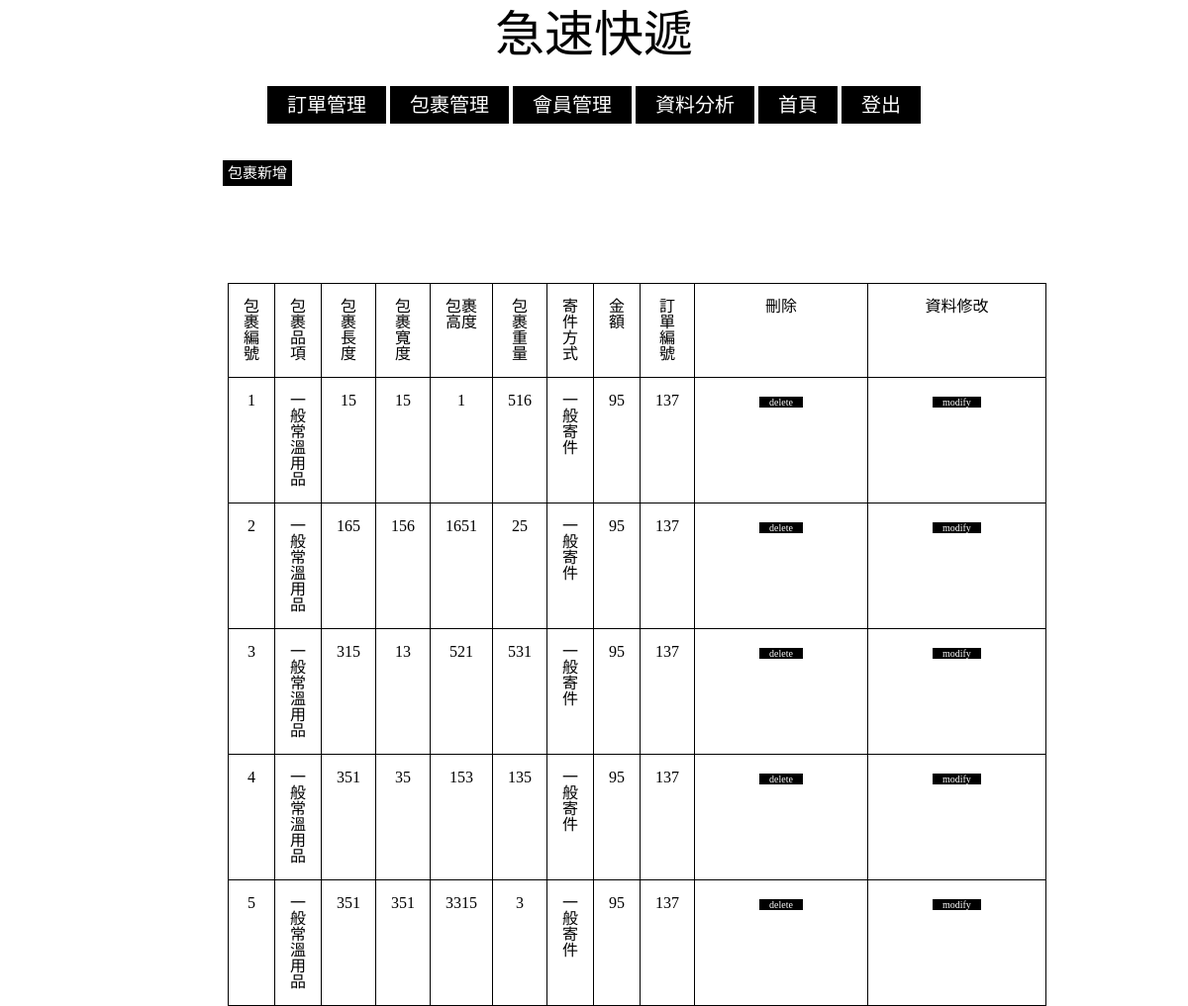
/search_by_invoice.php?inv_id=137 (signed in), run on the app's committed database.
### tables this page shows
CREATE TABLE `package` (
  `pac_id` int(11) NOT NULL,
  `pac_type` varchar(15) NOT NULL,
  `pac_length` int(11) NOT NULL,
  `pac_width` int(11) NOT NULL,
  `pac_height` int(11) NOT NULL,
  `pac_weight` int(11) NOT NULL,
  `pac_delivery_method` varchar(15) NOT NULL,
  `pac_price` float NOT NULL,
  `inv_id` int(11) NOT NULL
);

### search_by_invoice.php (the view, shortened to what this page needs)
<!DOCTYPE html>
<html>
<head>
    <link rel="stylesheet" href="manager.css">
</head>
    <body>
    <h1>急速快遞</h1> <br/>
<?php
include("config.php");
if (empty($_SESSION["loginsession"])) { ?>
	<div class = "menu">
            <a href="Service.php">商品服務</a>
            <a href="send.php">寄件</a>
            <a href="recive.php">收件</a>
            <a href="search.php">查詢</a>
            <a href="account.php">帳號</a>
    </div>
<?php
	echo "<br/><br/>請先登入會員!!!";
	header("refresh:3;url = login.php");
} else {
$account = $_SESSION["loginsession"];
$sql = "SELECT manager_right FROM member WHERE mem_account_num = '$account'";
$result = mysqli_query($link, $sql);
$row = mysqli_fetch_array($result);
	   if($row["manager_right"] == 0) { ?>
	   <div class = "menu">
            <a href="Service.php">商品服務</a>
            <a href="send.php">寄件</a>
            <a href="recive.php">收件</a>
            <a href="search.php">查詢</a>
            <a href="account.php">帳號</a>
            <a href="logout.php">登出</a>
       </div>
<?php
      mysqli_query($link,"SET NAMES 'UTF8'");
      $id=$_GET["inv_id"];
      $result = mysqli_query($link, "SELECT * FROM package where inv_id = '$id'");
      echo "<table border=1>";
      echo "<thead>";
      echo "<tr>";
      echo "<th>包裹編號</th>";
      echo "<th>包裹品項</th>";
      echo "<th>包裹長度</th>";
      echo "<th>包裹寬度</th>";
      echo "<th>包裹高度</th>";
      echo "<th>包裹重量</th>";
      echo "<th>寄件方式</th>";
      echo "<th>金額</th>";
      echo "<th>訂單編號</th>";
      echo "</tr>";
      echo "</thead>";
        while($row = mysqli_fetch_assoc($result)){
           echo "<tr>";
           echo "<td>";
           echo $row["pac_id"];
           $id = $row["pac_id"];
           echo "</td><td>";
           echo $row["pac_type"];
           echo "</td><td>";
           echo $row["pac_length"];
           echo "</td><td>";
           echo $row["pac_width"];
           echo "</td><td>";
           echo $row["pac_height"];
           echo "</td><td>";
           echo $row["pac_weight"];
           echo "</td><td>";
           echo $row["pac_delivery_method"];
           echo "</td><td>";
           echo $row["pac_price"];
           echo "</td><td>";
           echo $row["inv_id"];
           $inv_id = $row["inv_id"];
           echo "</td>";
           echo "</tr>";
        }
      echo "</table>";
      mysqli_close($link);
      }
     else {?>
     <div class = "menu">
        <a href = "invoice_list.php">訂單管理</a>
        <a href = "package_list.php">包裹管理</a>
        <a href = "list_m.php">會員管理</a>
        <a href = "analysis_m.php">資料分析</a>
        <a href="index.php">首頁</a>
         <a href="logout.php">登出</a>
    </div>
	<div class = "analysis_table">
      <?php
	if(isset($_GET["pac_id"])){
        $id = $_GET["pac_id"];
        $inv_id = $_GET["inv_id"];
        $sql2="DELETE FROM package WHERE pac_id='$id' and inv_id = '$inv_id'";
      	$result=mysqli_query($link,$sql2) or die("刪除失敗");
		$result = mysqli_query($link, "SELECT count(*) FROM package WHERE inv_id = '$inv_id'");
		$row = mysqli_fetch_array($result,MYSQL_BOTH);
		$num = $row["count(*)"];
		if($num == 0){
			$sql2 = "DELETE FROM invoice WHERE inv_id='$inv_id'";
			$result=mysqli_query($link,$sql2);
		}
		else{
			$sql3 = "SELECT SUM(pac_price) as total_price FROM package WHERE package.inv_id = '$inv_id' ";
			$result = mysqli_query($link,$sql3) or die("my sql select error");
			$row=mysqli_fetch_assoc($result);
			$total_price = $row["total_price"];
			$sql4="UPDATE invoice SET total_price='$total_price' WHERE inv_id='$inv_id'";
			$result=mysqli_query($link,$sql4) or die("mysql update error");
		}
  	} else {
		mysqli_query($link,"SET NAMES 'UTF8'");
   	}
		  mysqli_query($link,"SET NAMES 'UTF8'");
		  $id=$_GET["inv_id"];
	echo "<div class = \"ptable\">
		  <h2>
	      	<a href = \"packagesend_m.php?inv_id=$id\">包裹新增</a>
	      </h2>
	      </div>";
      $result = mysqli_query($link, "SELECT * FROM package where inv_id = '$id'");
      echo "<table border=1>";
      echo "<thead>";
      echo "<tr>";
      echo "<th>包裹編號</th>";
      echo "<th>包裹品項</th>";
      echo "<th>包裹長度</th>";
      echo "<th>包裹寬度</th>";
      echo "<th>包裹高度</th>";
      echo "<th>包裹重量</th>";
      echo "<th>寄件方式</th>";
      echo "<th>金額</th>";
      echo "<th>訂單編號</th>";
      echo "<th>刪除</th>";
      echo "<th>資料修改</th>";
      echo "</tr>";
      echo "</thead>";
        while($row = mysqli_fetch_assoc($result)){
	         echo "<tr>";
           echo "<td>";
	         echo $row["pac_id"];
	         $id = $row["pac_id"];
        	 echo "</td><td>";
        	 echo $row["pac_type"];
        	 echo "</td><td>";
        	 echo $row["pac_length"];
        	 echo "</td><td>";
        	 echo $row["pac_width"];
          	 echo "</td><td>";
        	 echo $row["pac_height"];
        	 echo "</td><td>";
        	 echo $row["pac_weight"];
           	 echo "</td><td>";
           	 echo $row["pac_delivery_method"];
           	 echo "</td><td>";
        	 echo $row["pac_price"];
           	 echo "</td><td>";
        	 echo $row["inv_id"];
             $inv_id = $row["inv_id"];
        	 echo "</td>";
        	 echo "<td>";
        	 echo "<a href = 'search_by_invoice.php?pac_id=$id&inv_id=$inv_id'>delete</a>";
        	 echo "</td>";
        	 echo "<td>";
        	 echo "<a href = 'pupdate_m.php?factor=invoice&pac_id=$id&inv_id=$inv_id'>modify</a>";
        	 echo "</td>";
        	 echo "</tr>";
        }
      echo "</table>";
    }
}
?>
	</div>
    </body>
</html>

### manager.css (style rules this page uses)
html, body, div, span, applet, object, iframe, h1, h2, h3, h4, h5, h6, p, blockquote, pre, a, abbr, acronym, address, big, cite, code, del, dfn, em, img, ins, kbd, q, s, samp, small, strike, strong, sub, sup, tt, var, b, u, i, center, dl, dt, dd, ol, ul, li, fieldset, form, label, legend, table, caption, tbody, tfoot, thead, tr, th, td, article, aside, canvas, details, embed, figure, figcaption, footer, header, hgroup, menu, nav, output, ruby, section, summary, time, mark, audio, video { margin: 0; padding: 0; border: 0; font-size: 100%; font: inherit; vertical-align: baseline; }
body { line-height: 1; }
table { border-collapse: collapse; border-spacing: 0; }
body { width: 700px; margin: 0 auto; }
h1 { text-align: center; font-size: 50px; font-family: 微軟正黑體; margin: 10px 10px 20px 10px; }
h2 { text-align: center; font-size: 35px; font-family: 微軟正黑體; margin: 35px 20px 20px 10px; }
.menu { text-align: center; }
.menu a { text-decoration: none; background-color: black; color: white; font-size: 20px; font-family: 微軟正黑體; margin: 10px 0px 10px 0px; padding: 8px 20px 8px 20px; }
a { text-decoration: none; background-color: black; color: white; font-size: 10px; font-family: 微軟正黑體; margin: 0px 50px 0px 50px; padding: 0px 10px 0px 10px }
.analysis_table table { text-align: center; border-collapse: collapse; width: 100%; margin: 100px 0px 0px -20px; }
.ptable h2 { text-align: center; font-size: 35px; font-family: 微軟正黑體; margin: 35px 20px 0px -750px; }
.ptable a { text-decoration: none; background-color: black; color: white; font-size: 15px; font-family: 微軟正黑體; margin: 0px 10px 0px 100px; padding: 5px 5px 5px 5px }
table, th, td { border: 1px solid black; }
table { border-collapse: collapse; width: 100%; margin: 50px 0px 0px -200px; }
th, td { padding: 15px; }

### data on the page
package: pac "1", pac_type "一般常溫用品", pac_length "15", pac_width "15", pac_height "1", pac_weight "516", pac_delivery_method "一般寄件", pac_price "95", inv "137"
package: pac "2", pac_type "一般常溫用品", pac_length "165", pac_width "156", pac_height "1651", pac_weight "25", pac_delivery_method "一般寄件", pac_price "95", inv "137"
package: pac "3", pac_type "一般常溫用品", pac_length "315", pac_width "13", pac_height "521", pac_weight "531", pac_delivery_method "一般寄件", pac_price "95", inv "137"
package: pac "4", pac_type "一般常溫用品", pac_length "351", pac_width "35", pac_height "153", pac_weight "135", pac_delivery_method "一般寄件", pac_price "95", inv "137"
package: pac "5", pac_type "一般常溫用品", pac_length "351", pac_width "351", pac_height "3315", pac_weight "3", pac_delivery_method "一般寄件", pac_price "95", inv "137"
